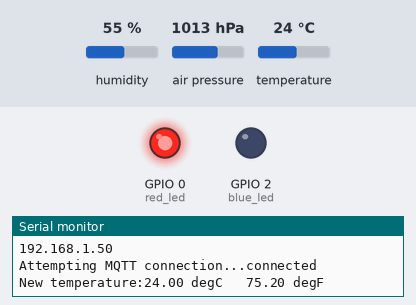
Recording of a sketch running on a simulated ESP8266 (NodeMCU). Parts: output pins drawn as LEDs (lit = HIGH), the last lines printed to the serial monitor. The test bench sets the inputs (shaded band); at power-on: humidity 55 %, air pressure 1013 hPa, temperature 24 °C. WiFi joins after 1.5 s; servers stay silent unless stated; no MQTT or app messages arrive unless stated.

Above: at 1.57 s.
At 2.7 s:
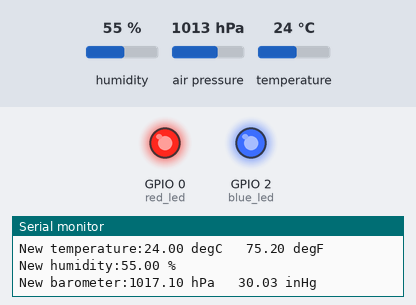
2.8 s: humidity set to 22 %
At 4.5 s:
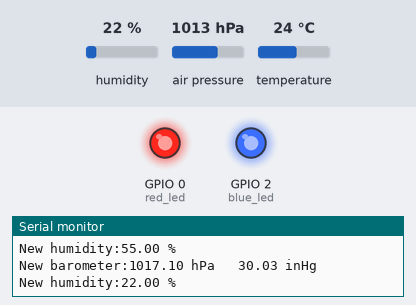
Timing chart, 0 to 6.0 s (numbered marks = the images above; inputs shaded):
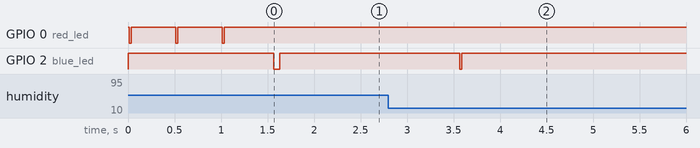

The sketch:

mqtt_bme280.ino
```cpp
#include <ESP8266WiFi.h>
#include <Wire.h>
#include <PubSubClient.h>
#include <Adafruit_Sensor.h>
#include <Adafruit_BME280.h>

#define wifi_ssid ""
#define wifi_password ""

#define mqtt_server ""
#define mqtt_user ""
#define mqtt_password ""

// In case you have more than one sensor, make each one a different number here
#define sensor_number "1"
#define humidity_topic "sensor/humidity"
//#define temperature_c_topic "sensor/" sensor_number "/temperature/degreeCelsius"
#define temperature_f_topic "sensor/temperature"
//#define barometer_hpa_topic "sensor/" sensor_number "/barometer/hectoPascal"
#define barometer_inhg_topic "sensor/pressure"
// Lookup for your altitude and fill in here, units hPa
// Positive for altitude above sea level
#define baro_corr_hpa 4.1 // =34 masl,0= no alt correction//http://www.luizmonteiro.com/Altimetry.aspx#AltitudeCorrectionforPressureAltitude

#define red_led 0
#define blue_led 2

WiFiClient espClient;
PubSubClient client(espClient);
Adafruit_BME280 bme; // I2C

void setup() {
  // Setup the two LED ports to use for signaling status
  pinMode(red_led, OUTPUT);
  pinMode(blue_led, OUTPUT);
  digitalWrite(red_led, HIGH);
  digitalWrite(blue_led, HIGH);
  Serial.begin(115200);
  setup_wifi();
  client.setServer(mqtt_server, 1883);

  // Set SDA and SDL ports
  //Wire.begin(2, 14);
  // Using I2C on the HUZZAH board SCK=#5, SDI=#4 by default

  // Start sensor
  if (!bme.begin()) {
    Serial.println("Could not find a valid BME280 sensor, check wiring!");
    while (1);
  }
}

void blink_red() {
  digitalWrite(red_led, LOW);
  delay(20);
  digitalWrite(red_led, HIGH);
}

void blink_blue() {
  digitalWrite(blue_led, LOW);
  delay(20);
  digitalWrite(blue_led, HIGH);
}

void setup_wifi() {
  delay(10);
  // We start by connecting to a WiFi network
  Serial.println();
  Serial.print("Connecting to ");
  Serial.println(wifi_ssid);

  WiFi.begin(wifi_ssid, wifi_password);

  while (WiFi.status() != WL_CONNECTED) {
    blink_red();
    delay(480);
    Serial.print(".");
  }

  Serial.println("");
  Serial.println("WiFi connected");
  Serial.println("IP address: ");
  Serial.println(WiFi.localIP());
}

void reconnect() {
  // Loop until we're reconnected
  while (!client.connected()) {
    Serial.print("Attempting MQTT connection...");
    // Attempt to connect
    // If you do not want to use a username and password, change next line to
    // if (client.connect("ESP8266Client")) {
    if (client.connect("ESP8266Client", mqtt_user, mqtt_password)) {
      Serial.println("connected");
    } else {
      Serial.print("failed, rc=");
      Serial.print(client.state());
      Serial.println(" try again in 5 seconds");
      // Wait 5 seconds before retrying
      blink_red();
      delay(200);
      blink_red();
      delay(4760);
    }
  }
}

bool checkBound(float newValue, float prevValue, float maxDiff) {
  return newValue < prevValue - maxDiff || newValue > prevValue + maxDiff;
}

long lastMsg = 0;
long lastForceMsg = 0;
bool forceMsg = false;
float temp = 0.0;
float hum = 0.0;
float baro = 0.0;
float diff = 1.0;


void loop() {
  if (!client.connected()) {
    reconnect();
  }
  client.loop();

  long now = millis();
  if (now - lastMsg > 1000) {
    lastMsg = now;

    // MQTT broker could go away and come back at any time
    // so doing a forced publish to make sure something shows up
    // within the first 5 minutes after a reset
    if (now - lastForceMsg > 300000) {
      lastForceMsg = now;
      forceMsg = true;
      Serial.println("Forcing publish every 5 minutes...");
    }

    float newTemp = bme.readTemperature();
    float newHum = bme.readHumidity();
    float newBaro = bme.readPressure() / 100.0F;

    if (checkBound(newTemp, temp, diff) || forceMsg) {
      temp = newTemp;
      float temp_c=temp; // Celsius
      float temp_f=temp*1.8F+32.0F; // Fahrenheit
      Serial.print("New temperature:");
      Serial.print(String(temp_c) + " degC   ");
      Serial.println(String(temp_f) + " degF");
      client.publish(temperature_f_topic, String(temp_f).c_str(), true);
      blink_blue();
    }

    if (checkBound(newHum, hum, diff) || forceMsg) {
      hum = newHum;
      Serial.print("New humidity:");
      Serial.println(String(hum) + " %");
      client.publish(humidity_topic, String(hum).c_str(), true);
      blink_blue();
    }

    if (checkBound(newBaro, baro, diff) || forceMsg) {
      baro = newBaro;
      float baro_hpa=baro+baro_corr_hpa; // hPa corrected to sea level
      float baro_inhg=(baro+baro_corr_hpa)/33.8639F; // inHg corrected to sea level

      Serial.print("New barometer:");
      Serial.print(String(baro_hpa) + " hPa   ");
      Serial.println(String(baro_inhg) + " inHg");
      client.publish(barometer_inhg_topic, String(baro_inhg).c_str(), true);
      blink_blue();
    }

    forceMsg = false;
  }
}
```

Measured:
- after the input at 2.8 s, GPIO 2 (blue_led): HIGH → LOW after 0.77 s, → HIGH 0.02 s later
